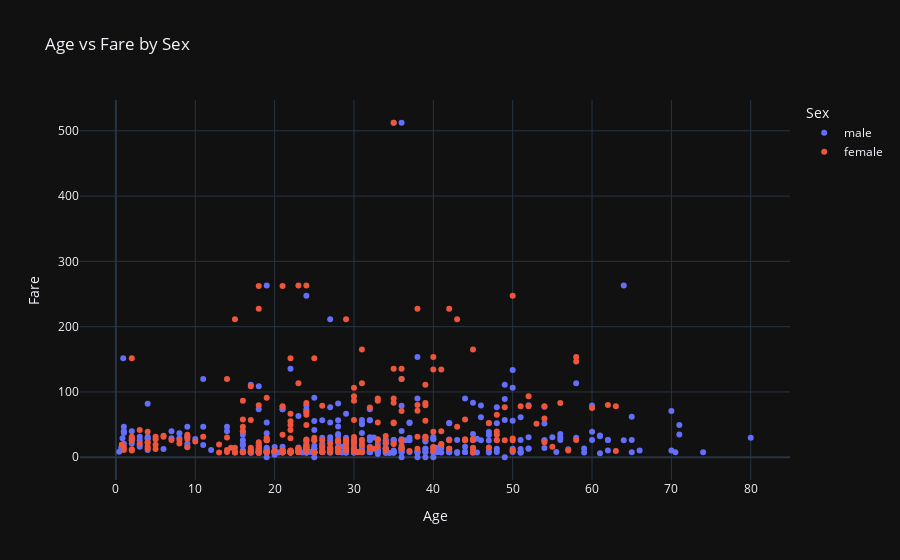

Source (notebook cell):
### Code cell
fig = px.scatter(train_df, 'Age', 'Fare', color='Sex', title='Age vs Fare by Sex')
fig.show()

### Figure 1 — Plotly figure (JSON) as saved in the notebook; plotly's stock layout.template omitted (floating-point values rounded to 4 significant figures; data arrays with more than 128 entries replaced by an {"elided": "..."} marker saying what was removed)
{"data": [{"hovertemplate": "Sex=male<br>Age=%{x}<br>Fare=%{y}<extra></extra>", "legendgroup": "male", "marker": {"color": "#636efa", "symbol": "circle"}, "mode": "markers", "name": "male", "orientation": "v", "showlegend": true, "x": {"elided": "577 float values"}, "xaxis": "x", "y": {"elided": "577 float values"}, "yaxis": "y", "type": "scatter"}, {"hovertemplate": "Sex=female<br>Age=%{x}<br>Fare=%{y}<extra></extra>", "legendgroup": "female", "marker": {"color": "#EF553B", "symbol": "circle"}, "mode": "markers", "name": "female", "orientation": "v", "showlegend": true, "x": {"elided": "314 float values"}, "xaxis": "x", "y": {"elided": "314 float values"}, "yaxis": "y", "type": "scatter"}], "layout": {"xaxis": {"anchor": "y", "domain": [0.0, 1.0], "title": {"text": "Age"}}, "yaxis": {"anchor": "x", "domain": [0.0, 1.0], "title": {"text": "Fare"}}, "legend": {"title": {"text": "Sex"}, "tracegroupgap": 0}, "title": {"text": "Age vs Fare by Sex"}}}
